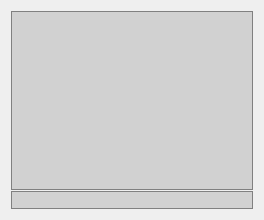
<?xml version="1.0" encoding="UTF-8"?>
<ui version="4.0">
 <class>ChatWidget</class>
 <widget class="QWidget" name="ChatWidget">
  <property name="geometry">
   <rect>
    <x>0</x>
    <y>0</y>
    <width>264</width>
    <height>220</height>
   </rect>
  </property>
  <property name="sizePolicy">
   <sizepolicy hsizetype="Maximum" vsizetype="Maximum">
    <horstretch>0</horstretch>
    <verstretch>0</verstretch>
   </sizepolicy>
  </property>
  <property name="windowTitle">
   <string>ChatWidget</string>
  </property>
  <property name="styleSheet">
   <string notr="true">QTextBrowser, QLineEdit {
  background-color: rgba(0, 0, 0, 32);
  border: 1px solid gray;
 
	font: 75 13pt &quot;Open Sans Semibold&quot;;
    color:white;
}
QScrollBar:vertical {
	border: 1px solid grey;
	background: rgba(0, 0, 0, 0);
	width: 15px;
	margin: 19px 0 19px 0;
}
QScrollBar::handle:vertical {
	background: rgba(0, 0, 0, 32);
	border-top: 1px solid grey;
	border-bottom: 1px solid grey;
	min-height: 45px;
	margin-top: -1;
	margin-bottom: -1;
}
QScrollBar::add-line:vertical {
	border: 1px solid grey;
	background: rgba(0, 0, 0, 32);
	height: 15px;
	subcontrol-position: bottom;
	subcontrol-origin: margin;
}
QScrollBar::sub-line:vertical {
	border: 1px solid grey;
	background: rgba(0, 0, 0, 32);
	height: 15px;
	subcontrol-position: top;
	subcontrol-origin: margin;
}

QScrollBar::up-arrow:vertical, QScrollBar::down-arrow:vertical {
	border: 1px solid grey;
	width: 5px;
	height: 5px;
	background: rgb(0, 0, 0, 32);
}
QScrollBar::add-page:vertical, QScrollBar::sub-page:vertical {
	background: none;
}
</string>
  </property>
  <layout class="QVBoxLayout" name="verticalLayout">
   <property name="spacing">
    <number>1</number>
   </property>
   <item>
    <widget class="QTextBrowser" name="mp_chatView">
     <property name="frameShape">
      <enum>QFrame::StyledPanel</enum>
     </property>
     <property name="horizontalScrollBarPolicy">
      <enum>Qt::ScrollBarAsNeeded</enum>
     </property>
     <property name="html">
      <string>&lt;!DOCTYPE HTML PUBLIC &quot;-//W3C//DTD HTML 4.0//EN&quot; &quot;http://www.w3.org/TR/REC-html40/strict.dtd&quot;&gt;
&lt;html&gt;&lt;head&gt;&lt;meta name=&quot;qrichtext&quot; content=&quot;1&quot; /&gt;&lt;style type=&quot;text/css&quot;&gt;
p, li { white-space: pre-wrap; }
&lt;/style&gt;&lt;/head&gt;&lt;body style=&quot; font-family:'Open Sans Semibold'; font-size:13pt; font-weight:72; font-style:normal;&quot;&gt;
&lt;p style=&quot;-qt-paragraph-type:empty; margin-top:0px; margin-bottom:0px; margin-left:0px; margin-right:0px; -qt-block-indent:0; text-indent:0px; font-family:'DejaVu Sans'; font-size:9pt; font-weight:400;&quot;&gt;&lt;br /&gt;&lt;/p&gt;&lt;/body&gt;&lt;/html&gt;</string>
     </property>
    </widget>
   </item>
   <item>
    <widget class="QLineEdit" name="mp_messageBox">
     <property name="sizePolicy">
      <sizepolicy hsizetype="Expanding" vsizetype="Preferred">
       <horstretch>0</horstretch>
       <verstretch>0</verstretch>
      </sizepolicy>
     </property>
     <property name="frame">
      <bool>false</bool>
     </property>
    </widget>
   </item>
  </layout>
 </widget>
 <resources/>
 <connections/>
</ui>
